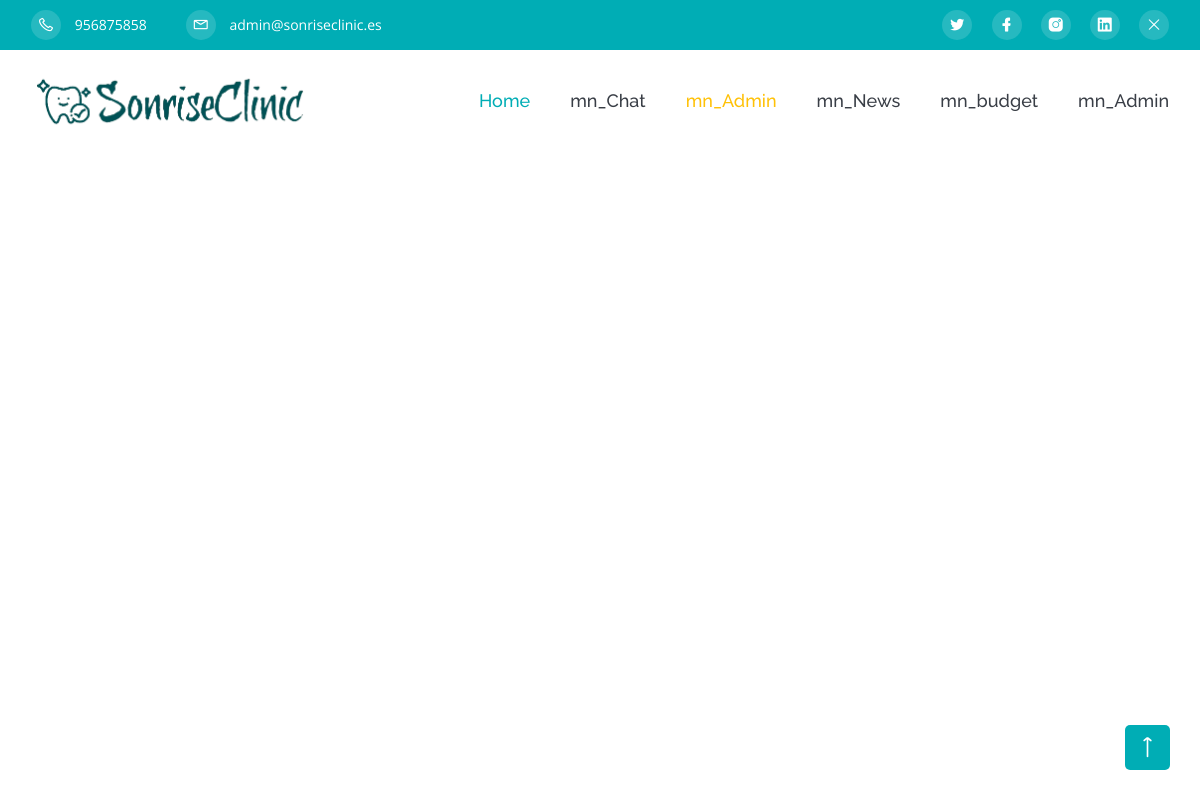
Page /budget.php?action=new (signed in) on the earlier database version.
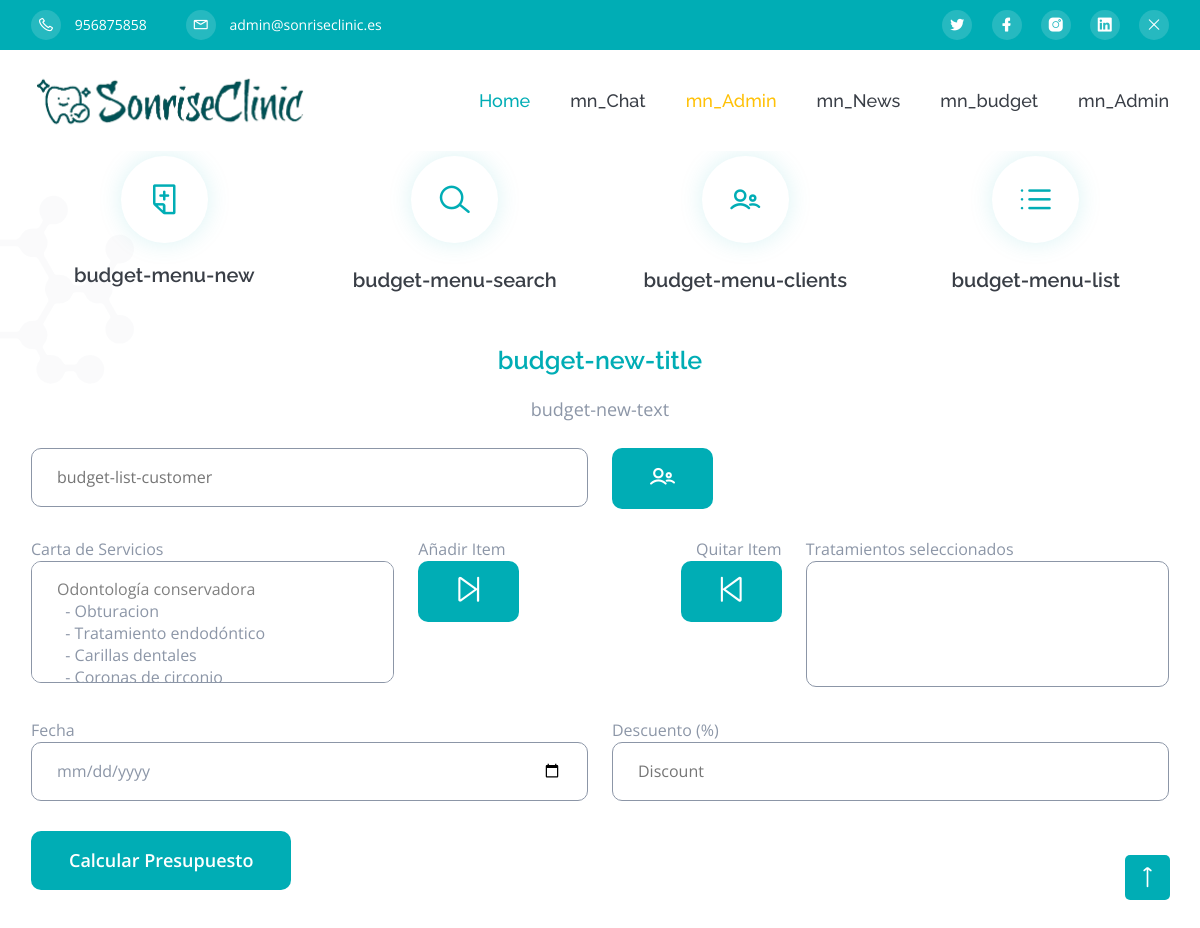
Same page on the later database version.
### tables this page shows
CREATE TABLE `settings` (
  `id` int(9) NOT NULL,
  `type` varchar(10) NOT NULL,
  `label` varchar(25) NOT NULL,
  `value` varchar(400) NOT NULL
);

CREATE TABLE `blocks` (
  `id` int(9) NOT NULL,
  `id_page` int(9) NOT NULL,
  `name` varchar(56) NOT NULL,
  `block` varchar(56) NOT NULL,
  `order_n` int(9) NOT NULL,
  `title` varchar(56) DEFAULT NULL,
  `subtitle` varchar(56) DEFAULT NULL,
  `text` varchar(56) DEFAULT NULL
);

### includes/class.data.php (called while the page is built, shortened)
<?php
class DataBase
{
    var $connection;
    public function __construct()
    {
        if (DB_PASS == NULL)
            $this->connection = mysqli_connect(DB_SERVER, DB_USER, DB_NAME);
        else
            $this->connection = mysqli_connect(DB_SERVER, DB_USER, DB_PASS, DB_NAME);
        return true;
    }
    public function send($sql, $type = 'ARRAY')
    {
        $result = mysqli_query($this->connection, $sql) or die(mysqli_error($this->connection));
        $return = array();
        if ($type == 'ARRAY')
            while (($return[] = mysqli_fetch_array($result))) {
            }
        else {
            while (($return[] = mysqli_fetch_assoc($result))) {
            }
        }
        if (count($return) > 1)
            unset($return[count($return) - 1]);
        else
            $return = FALSE;
        return $return;
    }
    public function select($table, $where, $type = 'ARRAY')
    {
        $sql = "SELECT * FROM " . $table . " WHERE " . $where;
        $result = mysqli_query($this->connection, $sql);
        $return = array();
        if ($type == 'ARRAY')
            while (($return[] = mysqli_fetch_array($result))) {
            }
        else
            while (($return[] = mysqli_fetch_assoc($result))) {
            }
        if (count($return) > 1)
            unset($return[count($return) - 1]);
        else
            $return = FALSE;
        return $return;
    }
}

### blocks/budget-new-section.php (the view, shortened to what the rows shown need)
<section id="budget-list" class="we-do-section pt-20">
	<div class="container">
		<div class="row">
			<div class="col-xl-6 mx-auto">
				<div class="section-title text-center mb-25">
					<span class="wow fadeInDown" data-wow-delay=".2s"><?= __('budget-new-title', $lang) ?></span>
					<p class="wow fadeInUp" data-wow-delay=".6s"><?= __('budget-new-text', $lang) ?></p>
				</div>
			</div>
		</div>
		<div class="row">
			<div class="col-xl-12">
				<div class="contact-section">
					<div id="contact-form" class="contact-form">
						<div class="row">
							<div class="col-md-6">
								<input type="text" id="client" name="client" placeholder="<?= __('budget-list-customer', $lang) ?>" required>
							</div>
							<div class="col-md-6">
								<button class="btn theme-btn" onClick="location.href='budget.php?action=clients'"><i class="lni lni-users" style="font-size: 25px;"></i></button>
							</div>
						</div>
						<div class="row">
							<div class="col-md-4">
								<label>Carta de Servicios</label><br>
								<select name="category" class="contact-form" id="allSelect" multiple="multiple">
									<?php
									$db = new DataBase();
									$result = $db->select("treatmentscategories", "1 = 1");
									foreach ($result as $category) : ?>
										<option value="0" disabled='disabled'><span class="badge bg-secondary"><?= $category["name"] ?></span></option>
										<?php
										$tratamientos = $db->select('treatmentsinterventions', 'categorie = ' . $category["id"]);
										foreach ($tratamientos as $tratamiento) : ?>
											<option value="<?= $tratamiento["id"] ?>">&nbsp; - <?= $tratamiento["name"] ?></option>
									<?php endforeach;
									endforeach; ?>
								</select>
							</div>
							<div class="col-md-2">
								<label>Añadir Item</label><br>
								<button class="btn theme-btn" onClick="addBudget()"><i class="lni lni-forward" style="font-size: 25px;"></i></button>
							</div>
							<div class="col-md-2">
								<label style="float:right">Quitar Item</label><br>
								<button class="btn theme-btn" style="float:right" onClick="removeBudget()"><i class="lni lni-backward" style="font-size: 25px;"></i></button>
							</div>
							<div class="col-md-4">
								<label>Tratamientos seleccionados</label><br>
								<select name="category" class="contact-form" id="mySelect" multiple="multiple">
								</select>
							</div>
						</div>
						<div class="row">
							<div class="col-md-6">
								<label>Fecha</label><br>
								<input type="date" name="date" id="date" placeholder="Date*" required>
							</div>
							<div class="col-md-6">
								<label>Descuento (%)</label><br>
								<input type="number" name="discount" id="discount" placeholder="Discount" max="100" min="0" step="0.01">
							</div>
						</div>
						<div class="row">
							<div class="col-xl-12">
								<button class="btn theme-btn" onClick="calcular(); sumarTotal();">Calcular Presupuesto</button>
							</div>
						</div>
					</div>
					<p class="form-message pt-15"></p>
				</div>
			</div>
		</div>
	</div>
	<div class="row">
	</div>
</section>

### sections/header.php (shortened to what the rows shown need)
<header id="home" class="header">
  <div class="header-wrapper">
    <div class="header-top theme-bg">
      <div class="container">
        <div class="row">
          <div class="col-md-8">
            <?php
            $db = new DataBase();
            $phone = $db->select("settings", "label ='lni lni-phone'");
            $mail = $db->select("settings", "label ='lni lni-envelope'");
            ?>
            <div class="header-top-left text-center text-md-left">
              <ul>
                <li><a href="#"><i class="lni lni-phone"></i> <?= isset($phone) ? $phone[0]["value"] : "" ?></a></li>
                <li><a href="#"><i class="lni lni-envelope"></i> <?= isset($mail) ? $mail[0]["value"] : "" ?></a></li>
              </ul>
            </div>
          </div>
          <div class="col-md-4">
            <div class="header-top-right d-none d-md-block">
              <ul>
                <?php
                $db = new DataBase();
                $social = $db->send("SELECT * FROM settings WHERE type = 'social' AND value<>'';");
                if (!empty($social)) :
                  foreach ($social as $key) : ?>
                    <li class="nav-item">
                      <a href="<?= $key['value'] ?>">
                        <i class="<?= $key['label'] ?>"></i>
                      </a>
                    </li>
                <?php endforeach;
                endif;
                ?>
              </ul>
            </div>
          </div>
        </div>
      </div>
    </div>
  </div>
</header>

### includes/blocks.php (shortened to what the rows shown need)
<?php
$db = new DataBase();
$sql = "SELECT * FROM pages a INNER JOIN blocks b ON a.id = b.id_page WHERE a.page = '" . $PG_NAME . "' ORDER BY order_n ASC";
$blocks = $db->send($sql);
foreach ($blocks as $block) :
    include "blocks/" . $block['block'] . ".php";
endforeach;

### blocks/budget-section.php (shortened to what the rows shown need)
<section id="budget" class="we-do-section pt-20">
	<div class="shape shape-3">
		<img src="assets/img/shapes/shape-3.svg" alt="">
	</div>
	<div class="container">
		<div class="row">
			<div class="col-lg-3">
				<div class="we-do-item mb-25">
					<a href="budget.php?action=new">
						<div class="we-do-icon mb-20 d-none d-md-block">
							<i class="lni lni-add-files" style="font-size: 30px; color: #00ADB5; translate: 0 8px"></i>
						</div>
					</a>
					<h5><a href="budget.php?action=new"><?= __('budget-menu-new', $lang) ?></a></h5>
				</div>
			</div>
			<div class="col-lg-3">
				<div class="we-do-item mb-30">
					<a href="budget.php?action=search">
						<div class="we-do-icon mb-25">
							<i class="lni lni-search-alt" style="font-size: 30px; color: #00ADB5; translate: 0 8px"></i>
						</div>
					</a>
					<h5><a href="budget.php?action=search"><?= __('budget-menu-search', $lang) ?></a></h5>
				</div>
			</div>
			<div class="col-lg-3">
				<div class="we-do-item mb-30">
					<a href="budget.php?action=clients">
						<div class="we-do-icon mb-25">
							<i class="lni lni-users" style="font-size: 30px; color: #00ADB5; translate: 0 8px"></i>
						</div>
					</a>
					<h5><a href="budget.php?action=clients"><?= __('budget-menu-clients', $lang) ?></a></h5>
				</div>
			</div>
			<div class="col-lg-3">
				<div class="we-do-item mb-30">
					<a href="budget.php?action=list">
						<div class="we-do-icon mb-25">
							<i class="lni lni-list" style="font-size: 30px; color: #00ADB5; translate: 0 8px"></i>
						</div>
					</a>
					<h5><a href="budget.php?action=list"><?= __('budget-menu-list', $lang) ?></a></h5>
				</div>
			</div>
		</div>
	</div>
</section>
<?php if (isset($_GET['action'])) :
	$action = $_GET["action"];
else :
	$action = "list";
endif;
switch ($action):
	case "new":
		include "blocks/budget-new-section.php";
		break;
endswitch;

Differences in the rows shown:
added blocks: treatmentsinterventions ($tratamiento["id"] 1 (drawn)), treatmentsinterventions ($tratamiento["id"] 2 (drawn)), treatmentsinterventions ($tratamiento["id"] 4 (drawn)), treatmentsinterventions ($tratamiento["id"] 5 (drawn))
